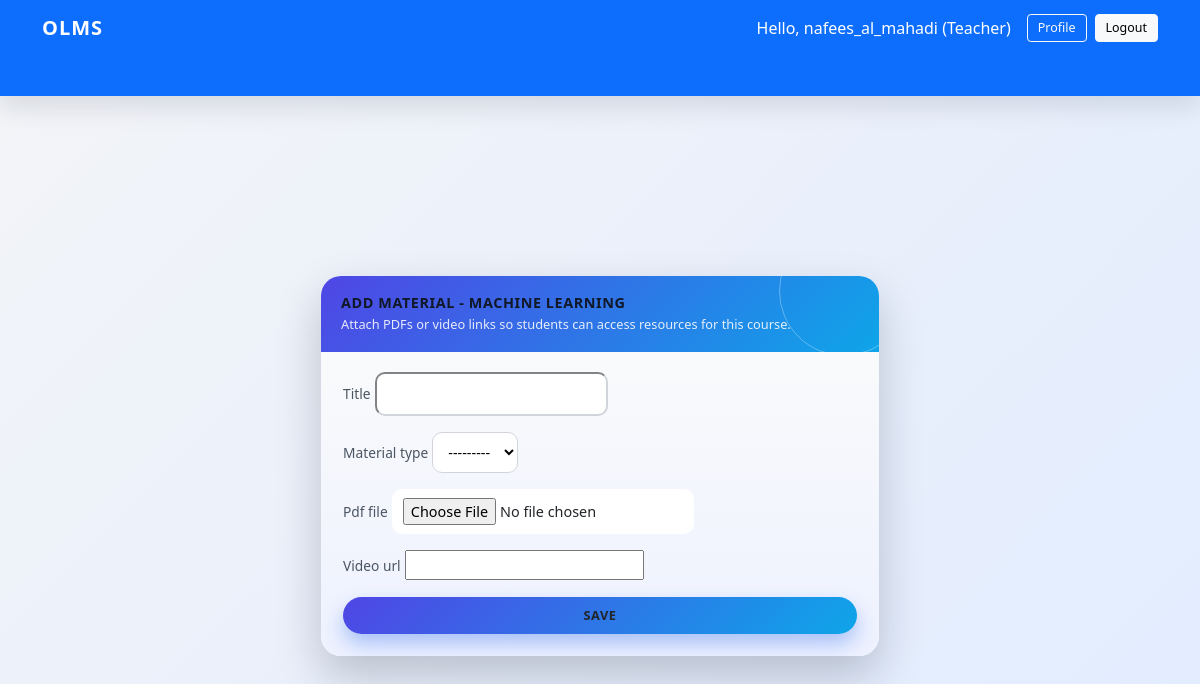
/courses/1/materials/add/ (signed in), run on the app's committed database.
### accounts/models.py (models this page shows, shortened)
class CustomUser(AbstractUser):
    ROLE_CHOICES = (
        ('admin', 'Admin'),
        ('teacher', 'Teacher'),
        ('student', 'Student'),
    )
    role = models.CharField(max_length=10, choices=ROLE_CHOICES, default='student')
    phone = models.CharField(max_length=20, blank=True, null=True)
    gender = models.CharField(max_length=10, blank=True, null=True)
    profile_photo = models.ImageField(upload_to='profiles/', blank=True, null=True)
    qualification = models.CharField(max_length=255, blank=True, null=True)
    expertise = models.CharField(max_length=255, blank=True, null=True)

### courses/models.py (models this page shows, shortened)
class Course(models.Model):
    teacher = models.ForeignKey(
        User, on_delete=models.CASCADE, related_name='courses'
    )
    title = models.CharField(max_length=200)
    description = models.TextField()
    category = models.ForeignKey(
        Category, on_delete=models.SET_NULL, null=True, blank=True
    )
    price = models.DecimalField(max_digits=8, decimal_places=2, default=0)
    created_at = models.DateTimeField(auto_now_add=True)
    updated_at = models.DateTimeField(auto_now=True)
    is_active = models.BooleanField(default=True)

### courses/views.py (the view)
# urls.py: path('<int:course_pk>/materials/add/', material_create_view, name='material_add'),
@login_required
def material_create_view(request, course_pk):
    course = get_object_or_404(Course, pk=course_pk, teacher=request.user)
    if request.method == 'POST':
        form = MaterialForm(request.POST, request.FILES)
        if form.is_valid():
            material = form.save(commit=False)
            material.course = course
            material.save()
            messages.success(request, 'Material uploaded successfully.')
            return redirect('courses:course_detail', pk=course.pk)
    else:
        form = MaterialForm()
    return render(request, 'courses/material_form.html', {
        'form': form,
        'course': course,
        'title': 'Add Material'
    })

### courses/forms.py (shortened to what this page needs)
class MaterialForm(forms.ModelForm):
    class Meta:
        model = Material
        fields = ['title', 'material_type', 'pdf_file', 'video_url']

### courses/templates/courses/material_form.html (shortened to what this page needs)
{% extends 'base.html' %}
{% block content %}
<div class="olms-material-form-wrapper">
    <div class="col-md-6 col-sm-10">
        <div class="card olms-material-form-card">
            <div class="olms-material-form-header">
                <h5>{{ title }} - {{ course.title }}</h5>
                <div class="olms-material-form-subtitle">
                    Attach PDFs or video links so students can access resources for this course.
                </div>
            </div>
            <div class="olms-material-form-body">
                <form method="post" enctype="multipart/form-data">
                    {% for field in form %}
                        <div class="mb-3">
                            <label class="olms-material-form-label">{{ field.label }}</label>
                            {{ field }}
                        </div>
                    {% endfor %}
                    <button type="submit" class="btn olms-material-save-btn w-100">
                        Save
                    </button>
                </form>
            </div>
        </div>
    </div>
</div>
{% endblock %}

### templates/base.html (shortened to what this page needs)
{% load static %}
<!DOCTYPE html>
<html lang="en">
<head>
    <link rel="stylesheet"
          href="https://cdn.jsdelivr.net/npm/bootstrap@5.3.2/dist/css/bootstrap.min.css">
    <link rel="stylesheet"
          href="{% static 'css/style.css' %}">
</head>
<body class="bg-light">
<nav class="navbar navbar-expand-lg navbar-dark bg-primary mb-3">
    <div class="container">
        <a class="navbar-brand fw-bold" href="{% url 'accounts:dashboard' %}">OLMS</a>
        <div class="collapse navbar-collapse justify-content-end" id="navbarMain">
            {% if user.is_authenticated %}
                <span class="text-white me-3">
                    Hello, {{ user.username }} ({{ user.get_role_display }})
                </span>
                <a href="{% url 'accounts:profile' %}"
                   class="btn btn-outline-light btn-sm">
                    Profile
                </a>
                <a href="{% url 'accounts:logout' %}"
                   class="btn btn-light btn-sm ms-2">
                    Logout
                </a>
            {% else %}
                <a href="{% url 'accounts:login' %}"
                   class="btn btn-light btn-sm">
                    Login
                </a>
            {% endif %}
        </div>
    </div>
</nav>
<div class="container py-4">
    {% block content %}{% endblock %}
</div>
</body>
</html>

### static/css/style.css (style rules this page uses)
body { background: linear-gradient(135deg, #f3f4f7, #e1ecff); font-family: system-ui, -apple-system, BlinkMacSystemFont, "Segoe UI", sans-serif; color: #111827; }
.container { padding-bottom: 40px; }
h1, h2, h3, h4, h5 { color: #111827; }
.navbar { box-shadow: 0 10px 25px rgba(15, 23, 42, 0.12); }
.navbar-brand { letter-spacing: 1px; font-weight: 600; }
.navbar .btn, .navbar a.nav-link { transition: background-color 0.15s ease, color 0.15s ease; }
.card { border-radius: 15px; border: none; background-color: #ffffff; }
.btn-sm { font-size: 0.78rem; padding: 4px 10px; }
a { color: #2563eb; text-decoration: none; }
.mb-3 { margin-bottom: 1rem !important; }

### courses/templates/courses/material_form.html (style rules this page uses)
.olms-material-form-wrapper { min-height: calc(100vh - 140px); display: flex; align-items: center; justify-content: center; }
.olms-material-form-card { border-radius: 20px; border: none; box-shadow: 0 20px 45px rgba(15, 23, 42, 0.22); overflow: hidden; background: #ffffff; }
.olms-material-form-header { background: linear-gradient(135deg, #4f46e5, #0ea5e9); color: #f9fafb; padding: 18px 20px; position: relative; }
.olms-material-form-header::after { content: ""; position: absolute; width: 130px; height: 130px; border-radius: 999px; border: 1px solid rgba(248, 250, 252, 0.4); right: -30px; top: -50px; opacity: 0.8; }
.olms-material-form-header h5 { margin-bottom: 4px; font-weight: 600; letter-spacing: 0.04em; text-transform: uppercase; font-size: 0.9rem; }
.olms-material-form-subtitle { font-size: 0.8rem; opacity: 0.9; }
.olms-material-form-body { padding: 20px 22px 22px; background: linear-gradient(180deg, #f9fafb, #eef2ff); }
.olms-material-form-label { font-size: 0.86rem; font-weight: 500; color: #4b5563; margin-bottom: 4px; }
.olms-material-form-body input[type="text"], .olms-material-form-body input[type="file"], .olms-material-form-body select, .olms-material-form-body textarea { border-radius: 10px; border-color: #d1d5db; font-size: 0.9rem; padding: 9px 11px; background-color: rgba(255, 255, 255, 0.98); transition: border-color 0.15s ease, box-shadow 0.15s ease, background-color 0.15s ease; }
.olms-material-save-btn { border-radius: 999px; font-weight: 600; letter-spacing: 0.04em; text-transform: uppercase; font-size: 0.8rem; padding: 9px 12px; background: linear-gradient(135deg, #4f46e5, #0ea5e9); border: none; box-shadow: 0 10px 20px rgba(37, 99, 235, 0.35); transition: transform 0.1s ease, box-shadow 0.1s ease; }

### data on the page
CustomUser: username "nafees_al_mahadi", role "Teacher"
Course: title "MACHINE LEARNING"

### other printed values
{{ title }} "ADD MATERIAL"
{{ field.label }} "Title" "Material type" "Pdf file" "Video url"
